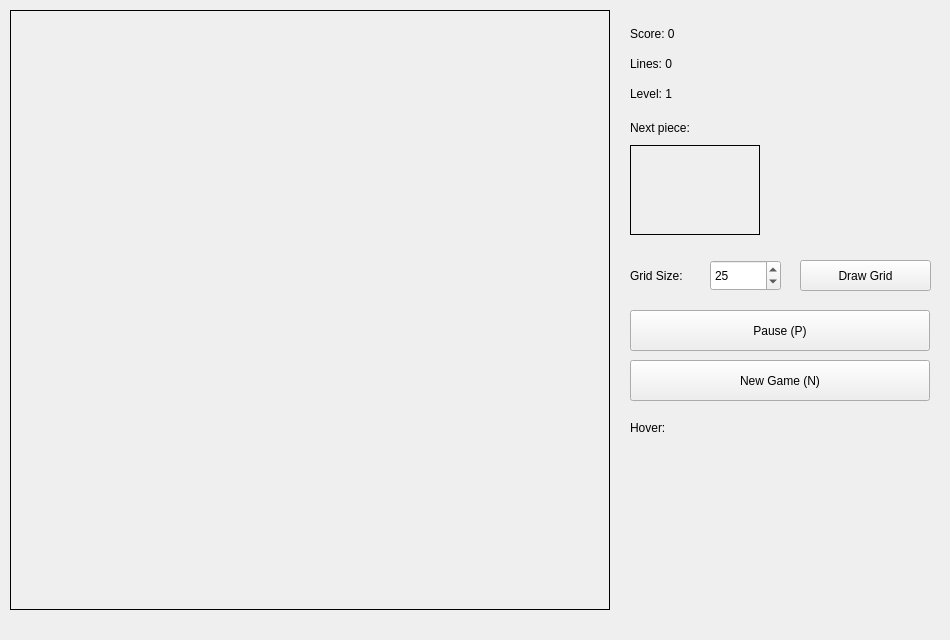
<?xml version="1.0" encoding="UTF-8"?>
<ui version="4.0">
 <class>MainWindow</class>
 <widget class="QMainWindow" name="MainWindow">
  <property name="geometry">
   <rect>
    <x>0</x>
    <y>0</y>
    <width>950</width>
    <height>640</height>
   </rect>
  </property>
  <property name="windowTitle">
   <string>Computer Graphics Lab - Tetris</string>
  </property>
  <widget class="QWidget" name="centralWidget">
   <widget class="my_label" name="frame">
    <property name="geometry">
     <rect>
      <x>10</x>
      <y>10</y>
      <width>600</width>
      <height>600</height>
     </rect>
    </property>
    <property name="frameShape">
     <enum>QFrame::Box</enum>
    </property>
    <property name="text">
     <string/>
    </property>
   </widget>
   <widget class="QLabel" name="label_score">
    <property name="geometry">
     <rect>
      <x>630</x>
      <y>20</y>
      <width>300</width>
      <height>28</height>
     </rect>
    </property>
    <property name="text">
     <string>Score: 0</string>
    </property>
   </widget>
   <widget class="QLabel" name="label_lines">
    <property name="geometry">
     <rect>
      <x>630</x>
      <y>50</y>
      <width>300</width>
      <height>28</height>
     </rect>
    </property>
    <property name="text">
     <string>Lines: 0</string>
    </property>
   </widget>
   <widget class="QLabel" name="label_level">
    <property name="geometry">
     <rect>
      <x>630</x>
      <y>80</y>
      <width>300</width>
      <height>28</height>
     </rect>
    </property>
    <property name="text">
     <string>Level: 1</string>
    </property>
   </widget>
   <widget class="QLabel" name="label_next_title">
    <property name="geometry">
     <rect>
      <x>630</x>
      <y>115</y>
      <width>100</width>
      <height>25</height>
     </rect>
    </property>
    <property name="text">
     <string>Next piece:</string>
    </property>
   </widget>
   <widget class="QLabel" name="label_next">
    <property name="geometry">
     <rect>
      <x>630</x>
      <y>145</y>
      <width>130</width>
      <height>90</height>
     </rect>
    </property>
    <property name="frameShape">
     <enum>QFrame::Box</enum>
    </property>
    <property name="text">
     <string/>
    </property>
   </widget>
   <widget class="QLabel" name="label_grid">
    <property name="geometry">
     <rect>
      <x>630</x>
      <y>260</y>
      <width>71</width>
      <height>31</height>
     </rect>
    </property>
    <property name="text">
     <string>Grid Size:</string>
    </property>
   </widget>
   <widget class="QSpinBox" name="spinBox">
    <property name="geometry">
     <rect>
      <x>710</x>
      <y>260</y>
      <width>71</width>
      <height>31</height>
     </rect>
    </property>
    <property name="minimum">
     <number>10</number>
    </property>
    <property name="maximum">
     <number>30</number>
    </property>
    <property name="value">
     <number>25</number>
    </property>
   </widget>
   <widget class="QPushButton" name="btn_draw_grid">
    <property name="geometry">
     <rect>
      <x>800</x>
      <y>260</y>
      <width>131</width>
      <height>31</height>
     </rect>
    </property>
    <property name="text">
     <string>Draw Grid</string>
    </property>
   </widget>
   <widget class="QPushButton" name="btn_pause">
    <property name="geometry">
     <rect>
      <x>630</x>
      <y>310</y>
      <width>300</width>
      <height>41</height>
     </rect>
    </property>
    <property name="text">
     <string>Pause (P)</string>
    </property>
   </widget>
   <widget class="QPushButton" name="clear">
    <property name="geometry">
     <rect>
      <x>630</x>
      <y>360</y>
      <width>300</width>
      <height>41</height>
     </rect>
    </property>
    <property name="text">
     <string>New Game (N)</string>
    </property>
   </widget>
   <widget class="QLabel" name="mouse_movement">
    <property name="geometry">
     <rect>
      <x>630</x>
      <y>415</y>
      <width>300</width>
      <height>25</height>
     </rect>
    </property>
    <property name="text">
     <string>Hover: </string>
    </property>
   </widget>
   <widget class="QLabel" name="label_help">
    <property name="geometry">
     <rect>
      <x>630</x>
      <y>450</y>
      <width>300</width>
      <height>160</height>
     </rect>
    </property>
    <property name="text">
     <string/>
    </property>
    <property name="wordWrap">
     <bool>true</bool>
    </property>
   </widget>
  </widget>
 </widget>
 <customwidgets>
  <customwidget>
   <class>my_label</class>
   <extends>QLabel</extends>
   <header>my_label.h</header>
  </customwidget>
 </customwidgets>
 <resources/>
 <connections/>
</ui>
